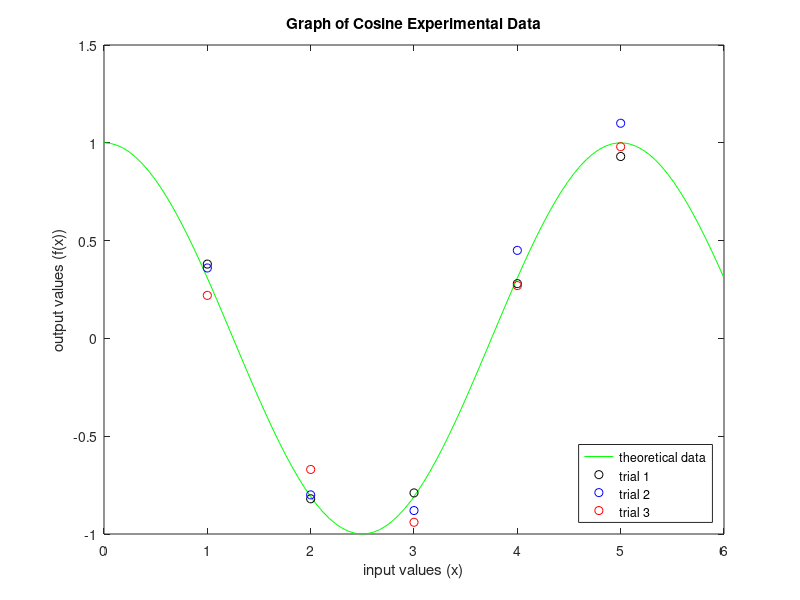

The MATLAB source for this figure:
%PlotPractice.m

%This program plots experimental and theoretical data onto a single graph
%as specified by the in-class assignment recieved on January 20, 2015

%Author: J. Patrick Lacher (jlacher1@nd.edu)
%Date: January 20,2015

clear
clc

%% Part A- graph of cos(2pix/L)

L= 5;

%create a set that will comprise the "x" values of the graph
x1= linspace(0,6,100);

%compute the output values of the function
y1= cos(2*(pi)*x1/L);

%% Part B- graph of experimental data

%domain of the experimental data
xexp= [1,2,3,4,5];

%experimental values
trial1= [.38,-.82,-.79,.28,.93];
trial2= [.36,-.8,-.88,.45,1.1];
trial3= [.22,-.67,-.94,.27,.98];

%% Output the graph

%plot the actual graph
plot (x1,y1,'g-',xexp,trial1,'ko',xexp,trial2,'bo',xexp,trial3,'ro')

%input a legend and labels for the graph
legend('theoretical data','trial 1','trial 2','trial 3','Location','SouthEast')
title('Graph of Cosine Experimental Data')
xlabel('input values (x)')
ylabel('output values (f(x))')
